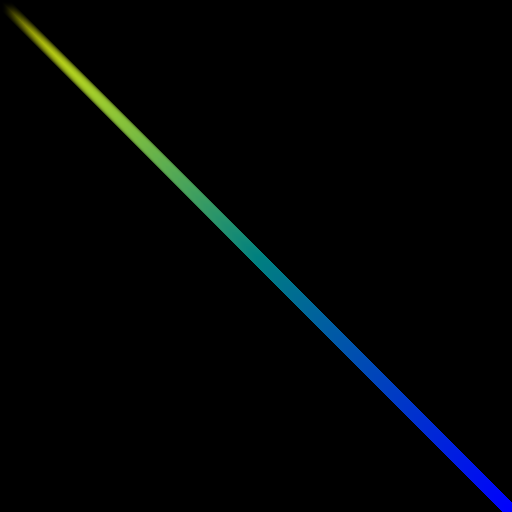
Frame 1 (no input)
Frame 60 (the mouse pressed at the canvas centre just before this capture): identical to frame 1, image omitted
Frame 120 (the mouse held since frame 60 and released just before this capture): identical to frame 1, image omitted

The Processing sketch that drew this single still picture (run headless with seeded random() and noise(); from frame 60 on, the mouse is pressed at the canvas centre):

// Processing sketch: IncreaseMatrixStack
// ── IncreaseMatrixStack.pde
/*
INCREASE MATRIX STACK
Via: http://wiki.processing.org/w/Matrix_stack

www.jeffreythompson.org
*/

// simple example sketch
void setup(){
  size(512, 512);
  noStroke();
}
 
void draw(){
  background(0);
  recursiveFunction(0);
}
 
void recursiveFunction(int fn){
  pushMatrix();
    translate(1,1);
    fill(255-fn*1,255-0.5*fn,fn*0.5,fn*1);
    rect(0,0,10,10);
    fn++;
    if(fn < 512){
      recursiveFunction(fn); 
    }
  popMatrix();
}
 
 
/**
deepmatrixstack taken from http://wiki.processing.org/index.php/Matrix_stack
to override the default stack just copy & paste the following code
   to your sketch
@author steve
*/
 
// adjust this value to whatever depth is actually necessary
public final int STACK_DEPTH = 512;
public float[][] matrixStack = new float[STACK_DEPTH][6];
public int matrixStackDepth;
 
// this version will override the built-in version pushMatrix function
public void pushMatrix() {
  if (matrixStackDepth == 512) {
    throw new RuntimeException("too many calls to pushMatrix()");
  }
  this.g.getMatrix().get(matrixStack[matrixStackDepth]);
  matrixStackDepth++;
}
 
// this version will override the built-in version popMatrix function
public void popMatrix() {
  if (matrixStackDepth == 0) {
    throw new RuntimeException("too many calls to popMatrix()" +
                               "(or too few to pushMatrix)");
  }
  matrixStackDepth--;
  PMatrix2D m = new PMatrix2D();
  m.set(matrixStack[matrixStackDepth]);
  this.g.setMatrix(m);
}
